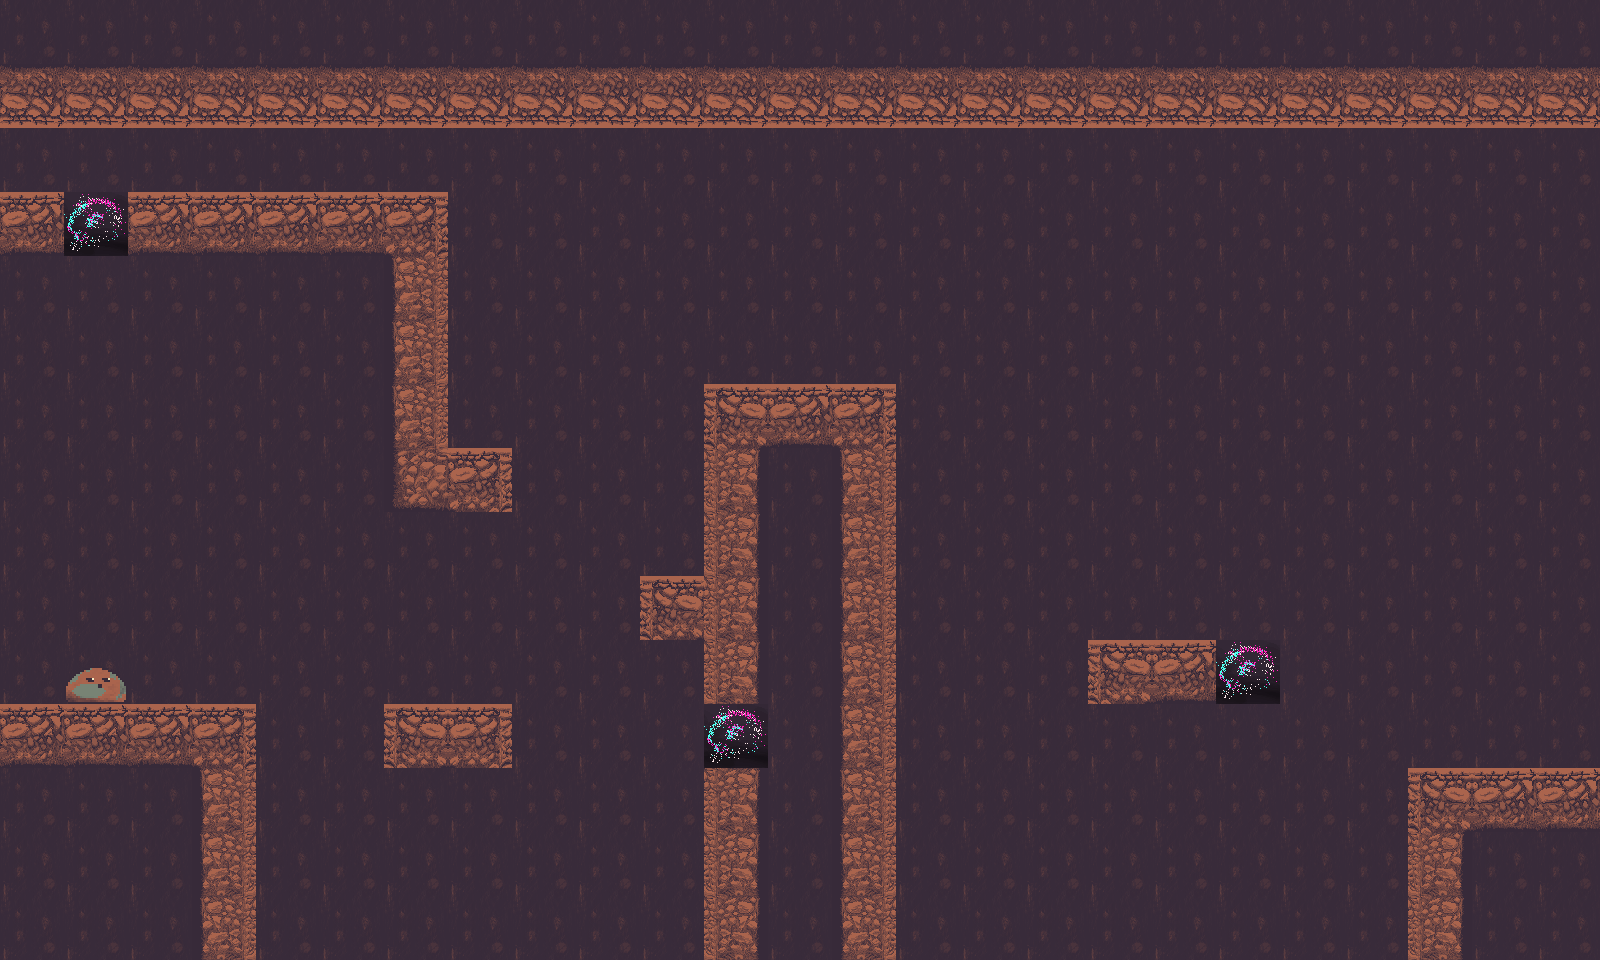

A 2D game scene composited from a Tiled map and its tileset images. What follows is a short description and the map's XML, with every tile layer's data as written:
An orthogonal 25x15 tile map with 64x64 px tiles, 3 tile layers (Background, Map, Player), 4 tilesets.

<map version="1.10" tiledversion="1.10.2" orientation="orthogonal" renderorder="right-down" width="25" height="15" tilewidth="64" tileheight="64" infinite="0" nextlayerid="4" nextobjectid="1">
 <properties>
  <property name="Minimum Spread Delay" value="0.9" />
  <property name="Spread Rate" value="1" />
 </properties>
 <tileset firstgid="1" name="Player" tilewidth="64" tileheight="64" tilecount="1" columns="0">
  <grid orientation="orthogonal" width="1" height="1" />
  <tile id="0">
   <image width="64" height="64" source="../../player/idle/idle01.png" />
  </tile>
 </tileset>
 <tileset firstgid="2" name="Dark Matter" class="source" tilewidth="64" tileheight="64" tilecount="4" columns="0">
  <grid orientation="orthogonal" width="1" height="1" />
  <tile id="0" type="source">
   <image width="64" height="64" source="../../blocks/dark_matter_source/dark_matter_source1.png" />
  </tile>
  <tile id="1" type="source">
   <image width="64" height="64" source="../../blocks/dark_matter_source/dark_matter_source2.png" />
  </tile>
  <tile id="2" type="source">
   <image width="64" height="64" source="../../blocks/dark_matter_source/dark_matter_source3.png" />
  </tile>
  <tile id="3" type="source">
   <image width="64" height="64" source="../../blocks/dark_matter_source/dark_matter_source4.png" />
  </tile>
 </tileset>
 <tileset firstgid="6" name="Blocks" class="solid" tilewidth="192" tileheight="192" tilecount="13" columns="0">
  <grid orientation="orthogonal" width="1" height="1" />
  <tile id="0">
   <image width="192" height="192" source="../../blocks/permanent_blocks/combined_tiles.png" />
  </tile>
  <tile id="1" type="solid">
   <image width="64" height="64" source="../../blocks/permanent_blocks/connector_tile_bottomleft.png" />
  </tile>
  <tile id="2" type="solid">
   <image width="64" height="64" source="../../blocks/permanent_blocks/connector_tile_bottomright.png" />
  </tile>
  <tile id="3" type="solid">
   <image width="64" height="64" source="../../blocks/permanent_blocks/connector_tile_upleft.png" />
  </tile>
  <tile id="4" type="solid">
   <image width="64" height="64" source="../../blocks/permanent_blocks/connector_tile_upright.png" />
  </tile>
  <tile id="5" type="solid">
   <image width="64" height="64" source="../../blocks/permanent_blocks/tiles_bottomleft.png" />
  </tile>
  <tile id="6" type="solid">
   <image width="64" height="64" source="../../blocks/permanent_blocks/tiles_bottomright.png" />
  </tile>
  <tile id="7" type="solid">
   <image width="64" height="64" source="../../blocks/permanent_blocks/tiles_inverted.png" />
  </tile>
  <tile id="8" type="solid">
   <image width="64" height="64" source="../../blocks/permanent_blocks/tiles_topleft.png" />
  </tile>
  <tile id="9" type="solid">
   <image width="64" height="64" source="../../blocks/permanent_blocks/tiles_topright.png" />
  </tile>
  <tile id="10" type="solid">
   <image width="64" height="64" source="../../blocks/permanent_blocks/tiles_vertical_left.png" />
  </tile>
  <tile id="11" type="solid">
   <image width="64" height="64" source="../../blocks/permanent_blocks/tiles_vertical_right.png" />
  </tile>
  <tile id="12" type="solid">
   <image width="64" height="64" source="../../blocks/permanent_blocks/tiles.png" />
  </tile>
 </tileset>
 <tileset firstgid="19" name="Background" tilewidth="64" tileheight="64" tilecount="4" columns="0">
  <grid orientation="orthogonal" width="1" height="1" />
  <tile id="0">
   <image width="64" height="64" source="../../blocks/permanent_blocks/bg.png" />
  </tile>
  <tile id="1">
   <image width="64" height="64" source="../../blocks/cave_wall/cave_wall.png" />
  </tile>
  <tile id="2">
   <image width="64" height="64" source="../../blocks/air_blocks/air_block_alt.png" />
  </tile>
  <tile id="3">
   <image width="64" height="64" source="../../blocks/air_blocks/air_block.png" />
  </tile>
 </tileset>
 <layer id="2" name="Background" width="25" height="15">
  <data encoding="csv">
20,20,20,20,20,20,20,20,20,20,20,20,20,20,20,20,20,20,20,20,20,20,20,20,20,
20,20,20,20,20,20,20,20,20,20,20,20,20,20,20,20,20,20,20,20,20,20,20,20,20,
20,20,20,20,20,20,20,20,20,20,20,20,20,20,20,20,20,20,20,20,20,20,20,20,20,
20,20,20,20,20,20,20,20,20,20,20,20,20,20,20,20,20,20,20,20,20,20,20,20,20,
20,20,20,20,20,20,20,20,20,20,20,20,20,20,20,20,20,20,20,20,20,20,20,20,20,
20,20,20,20,20,20,20,20,20,20,20,20,20,20,20,20,20,20,20,20,20,20,20,20,20,
20,20,20,20,20,20,20,20,20,20,20,20,20,20,20,20,20,20,20,20,20,20,20,20,20,
20,20,20,20,20,20,20,20,20,20,20,20,20,20,20,20,20,20,20,20,20,20,20,20,20,
20,20,20,20,20,20,20,20,20,20,20,20,20,20,20,20,20,20,20,20,20,20,20,20,20,
20,20,20,20,20,20,20,20,20,20,20,20,20,20,20,20,20,20,20,20,20,20,20,20,20,
20,20,20,20,20,20,20,20,20,20,20,20,20,20,20,20,20,20,20,20,20,20,20,20,20,
20,20,20,20,20,20,20,20,20,20,20,20,20,20,20,20,20,20,20,20,20,20,20,20,20,
20,20,20,20,20,20,20,20,20,20,20,20,20,20,20,20,20,20,20,20,20,20,20,20,20,
20,20,20,20,20,20,20,20,20,20,20,20,20,20,20,20,20,20,20,20,20,20,20,20,20,
20,20,20,20,20,20,20,20,20,20,20,20,20,20,20,20,20,20,20,20,20,20,20,20,20
</data>
 </layer>
 <layer id="3" name="Map" width="25" height="15">
  <data encoding="csv">
0,0,0,0,0,0,0,0,0,0,0,0,0,0,0,0,0,0,0,0,0,0,0,0,0,
13,13,13,13,13,13,13,13,13,13,13,13,13,13,13,13,13,13,13,13,13,13,13,13,13,
0,0,0,0,0,0,0,0,0,0,0,0,0,0,0,0,0,0,0,0,0,0,0,0,0,
18,2,18,18,18,18,15,0,0,0,0,0,0,0,0,0,0,0,0,0,0,0,0,0,0,
0,0,0,0,0,0,17,0,0,0,0,0,0,0,0,0,0,0,0,0,0,0,0,0,0,
0,0,0,0,0,0,17,0,0,0,0,0,0,0,0,0,0,0,0,0,0,0,0,0,0,
0,0,0,0,0,0,17,0,0,0,0,14,18,15,0,0,0,0,0,0,0,0,0,0,0,
0,0,0,0,0,0,10,15,0,0,0,16,0,17,0,0,0,0,0,0,0,0,0,0,0,
0,0,0,0,0,0,0,0,0,0,0,16,0,17,0,0,0,0,0,0,0,0,0,0,0,
0,0,0,0,0,0,0,0,0,0,14,16,0,17,0,0,0,0,0,0,0,0,0,0,0,
0,0,0,0,0,0,0,0,0,0,0,16,0,17,0,0,0,14,18,2,0,0,0,0,0,
18,18,18,15,0,0,14,15,0,0,0,2,0,17,0,0,0,0,0,0,0,0,0,0,0,
0,0,0,17,0,0,0,0,0,0,0,16,0,17,0,0,0,0,0,0,0,0,14,18,18,
0,0,0,17,0,0,0,0,0,0,0,16,0,17,0,0,0,0,0,0,0,0,16,0,0,
0,0,0,17,0,0,0,0,0,0,0,16,0,17,0,0,0,0,0,0,0,0,16,0,0
</data>
 </layer>
 <layer id="1" name="Player" width="25" height="15">
  <data encoding="csv">
0,0,0,0,0,0,0,0,0,0,0,0,0,0,0,0,0,0,0,0,0,0,0,0,0,
0,0,0,0,0,0,0,0,0,0,0,0,0,0,0,0,0,0,0,0,0,0,0,0,0,
0,0,0,0,0,0,0,0,0,0,0,0,0,0,0,0,0,0,0,0,0,0,0,0,0,
0,0,0,0,0,0,0,0,0,0,0,0,0,0,0,0,0,0,0,0,0,0,0,0,0,
0,0,0,0,0,0,0,0,0,0,0,0,0,0,0,0,0,0,0,0,0,0,0,0,0,
0,0,0,0,0,0,0,0,0,0,0,0,0,0,0,0,0,0,0,0,0,0,0,0,0,
0,0,0,0,0,0,0,0,0,0,0,0,0,0,0,0,0,0,0,0,0,0,0,0,0,
0,0,0,0,0,0,0,0,0,0,0,0,0,0,0,0,0,0,0,0,0,0,0,0,0,
0,0,0,0,0,0,0,0,0,0,0,0,0,0,0,0,0,0,0,0,0,0,0,0,0,
0,0,0,0,0,0,0,0,0,0,0,0,0,0,0,0,0,0,0,0,0,0,0,0,0,
0,1,0,0,0,0,0,0,0,0,0,0,0,0,0,0,0,0,0,0,0,0,0,0,0,
0,0,0,0,0,0,0,0,0,0,0,0,0,0,0,0,0,0,0,0,0,0,0,0,0,
0,0,0,0,0,0,0,0,0,0,0,0,0,0,0,0,0,0,0,0,0,0,0,0,0,
0,0,0,0,0,0,0,0,0,0,0,0,0,0,0,0,0,0,0,0,0,0,0,0,0,
0,0,0,0,0,0,0,0,0,0,0,0,0,0,0,0,0,0,0,0,0,0,0,0,0
</data>
 </layer>
</map>
